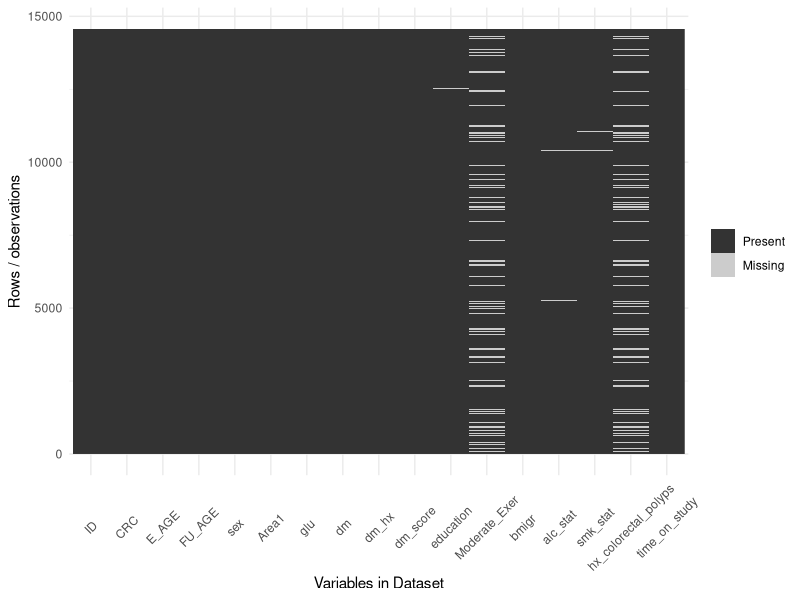
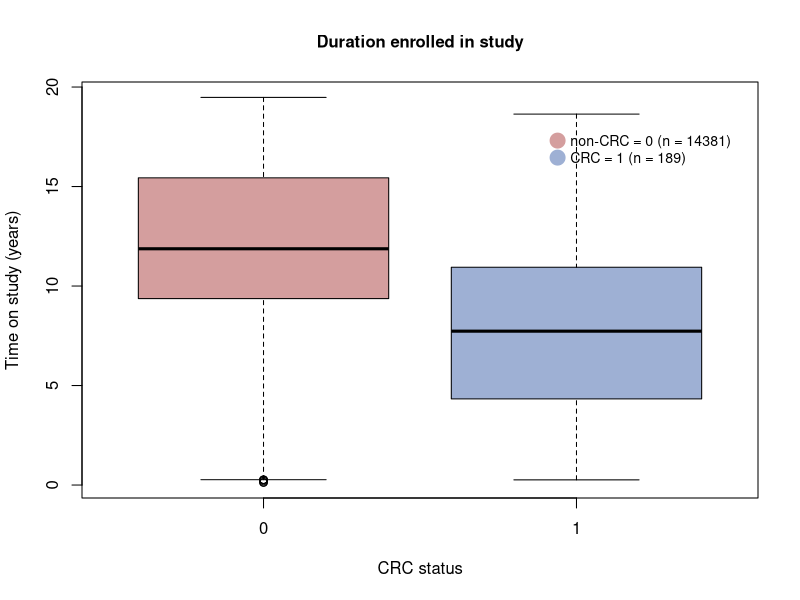

Write the R code that produced these figures, in order. (Note: this script raises an error after producing the figures.)
library(dplyr)
library(randomForest)
library(caret)
library(ggplot2)

data = read.csv("datasets/KMCC DM CRC.csv")
var_ind = c(2,5,6,8,9,10,11,12,13,14,15,16)
for(i in 1:length(var_ind)){
  data[,var_ind[i]] = as.factor(data[,var_ind[i]])
}

# create copy of data and replace certain col values w/ NA
new_data = data
miss_var_ind = c(11,12,14,15,16)
# if certain column values = 6 or 9, then replace the value with an NA
new_data[, miss_var_ind][new_data[,miss_var_ind] == 6 | new_data[,miss_var_ind] == 9] = NA
# time on study
new_data$time_on_study = data$FU_AGE - data$E_AGE
clean_data = na.omit(new_data)

# check for missingness
ggplot_missing = function(x){
  if(!require(reshape2)){warning('you need to install reshape2')} 
  require(reshape2)
  require(ggplot2)
  #### This function produces a plot of the missing data pattern
  #### in x. It is a modified version of a function in the 'neato' package
  x %>%
    is.na %>%
    melt %>% ggplot(data = .,
                    aes(x = Var2,
                        y = Var1)) +
    geom_raster(aes(fill = value)) + scale_fill_grey(name = "",
                                                     labels = c("Present","Missing")) + theme_minimal() +
    theme(axis.text.x = element_text(angle=45, vjust=0.5)) + 
    labs(x = "Variables in Dataset",
         y = "Rows / observations")
} 
ggplot_missing(new_data)

# summary stats
not_new = new_data%>% filter(CRC == 0)
crc_new = new_data%>% filter(CRC == 1)
par(cex.main=1)
boxplot(time_on_study~CRC,data=new_data,
        main="Duration enrolled in study",
        col = c(rgb(0.83, 0.62, 0.62), rgb(0.62, 0.69, 0.83)),
        xlab="CRC status", ylab="Time on study (years)")
# Add a legend
legend("topright", legend = c("non-CRC = 0 (n = 14381)","CRC = 1 (n = 189)") , 
       col = c(rgb(0.83, 0.62, 0.62), rgb(0.62, 0.69, 0.83)), 
       bty = "n", pch=20 , pt.cex = 3, cex = 0.85, 
       horiz = FALSE, inset = c(0.03, 0.1))

# random forest play time

# 1. set seed
set.seed(692)

# 2. partition data for training and testing
train_index = createDataPartition(data$CRC, p = .8, list = FALSE) %>% 
  as.vector(.)
train_data = (data[train_index,])[,-1]
test_data = (data[-train_index,])[,-1]

rf = randomForest(CRC ~ ., data = train_data, proximity = T)
